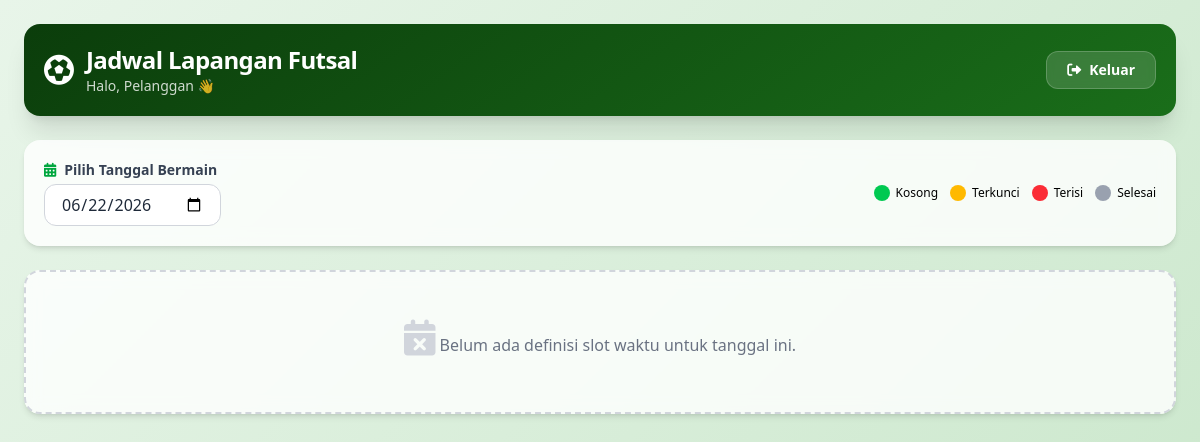
The page /views/jadwal.php on the database as committed earlier.
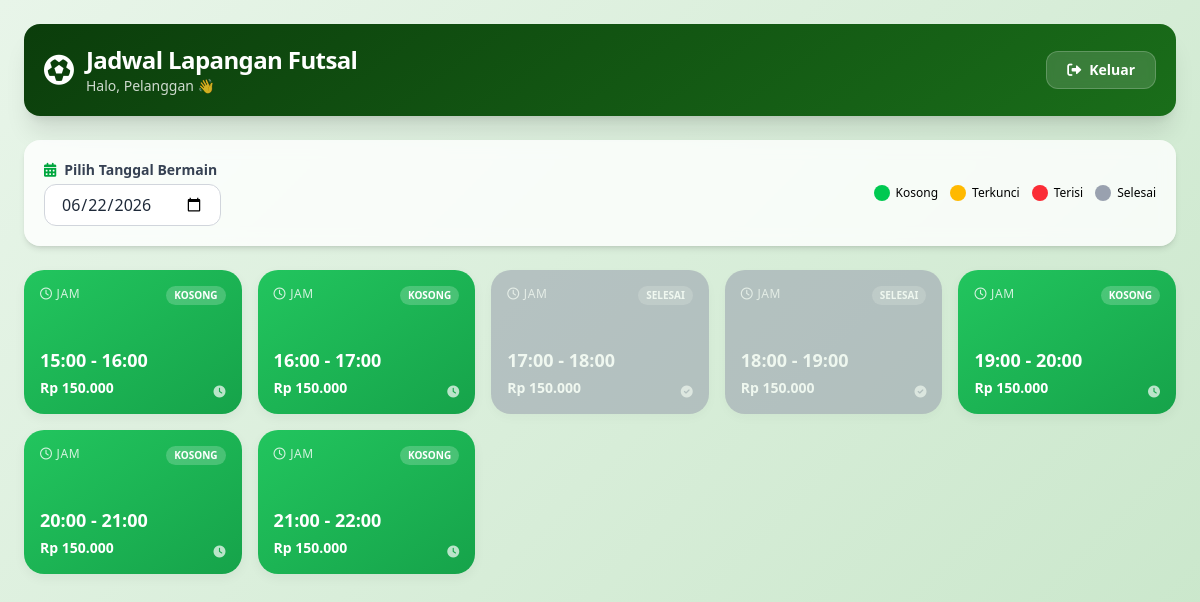
The same page on the database as committed later.
### tables this page shows
CREATE TABLE `slot_waktu` (
  `id_slot` int(11) NOT NULL,
  `id_lapangan` int(11) NOT NULL,
  `tanggal` date NOT NULL,
  `jam_mulai` time NOT NULL,
  `jam_selesai` time NOT NULL,
  `status_slot` enum('kosong','terkunci','terisi') DEFAULT 'kosong',
  `lock_expired_at` datetime DEFAULT NULL,
  `tarif` decimal(10,2) NOT NULL
);

### controllers/BookingController.php (called while the page is built, shortened)
<?php
require_once __DIR__ . '/../repositories/SlotRepository.php';
require_once __DIR__ . '/../services/BookingService.php';
class BookingController {
    private $bookingService;
    public function __construct() {
        $database = new Database();
        $dbConn = $database->getConnection();
        $slotRepo = new SlotRepository($dbConn);
        $bookingRepo = new BookingRepository($dbConn);
        $this->bookingService = new BookingService($slotRepo, $bookingRepo);
    }
    public function lihatJadwal($tanggal) {
        return $this->bookingService->getJadwalPerTanggal($tanggal);
    }
}

### services/BookingService.php (called while the page is built, shortened)
<?php
class BookingService {
    private $slotRepo;
    public function __construct($slotRepository, $bookingRepository) {
        $this->slotRepo = $slotRepository;
    }
    public function getJadwalPerTanggal($tanggal) {
        return $this->slotRepo->findByTanggal($tanggal);
    }
}

### repositories/SlotRepository.php (called while the page is built, shortened)
<?php
class SlotRepository {
    private $db;
    public function __construct($dbConnection) {
        $this->db = $dbConnection;
    }
    public function findByTanggal($tanggal) {
        $query = "SELECT *,
                  CASE
                    WHEN status_slot = 'terisi' AND TIMESTAMP(tanggal, jam_selesai) < NOW() THEN 'selesai'
                    WHEN status_slot = 'terkunci' AND lock_expired_at < NOW() THEN 'kosong'
                    ELSE status_slot
                  END as status_riil
                  FROM slot_waktu
                  WHERE tanggal = :tanggal
                  ORDER BY jam_mulai ASC";
        $stmt = $this->db->prepare($query);
        $stmt->bindParam(":tanggal", $tanggal);
        $stmt->execute();
        return $stmt->fetchAll();
    }
}

### views/jadwal.php (the view, shortened to what this page needs)
<?php
try {
    $bookingController = new BookingController();
    $tanggalPilihan = $_GET['tanggal'] ?? date('Y-m-d');
    $listSlot = $bookingController->lihatJadwal($tanggalPilihan);
} catch (Throwable $e) {
    die("<div style='background:#fee2e2; color:#991b1b; padding:20px; font-family:sans-serif;'>
            <b>ERROR INTERNAL TERTANGKAP:</b><br>" . $e->getMessage() . "
            <br><br><i>Petunjuk: Kemungkinan ada spasi tersembunyi (Non-Breaking Space) di file Controller, Service, atau Repository.</i>
         </div>");
}
?>
<!DOCTYPE html>
<html lang="id">
<head>
    <script src="https://cdn.jsdelivr.net/npm/@tailwindcss/browser@4"></script>
    <link rel="stylesheet" href="https://cdnjs.cloudflare.com/ajax/libs/font-awesome/6.0.0-beta3/css/all.min.css">
</head>
<body class="min-h-screen p-4 md:p-6">
    <div class="max-w-6xl mx-auto">
        <div class="header-gradient rounded-2xl p-5 flex flex-wrap items-center justify-between shadow-xl mb-6 text-white">
            <div class="flex items-center gap-3">
                <i class="fas fa-futbol text-3xl"></i>
                <div>
                    <h1 class="text-2xl font-extrabold tracking-tight">Jadwal Lapangan Futsal</h1>
                    <p class="text-sm opacity-80">Halo, <?php echo htmlspecialchars($_SESSION['nama'] ?? 'Pelanggan'); ?> 👋</p>
                </div>
            </div>
            <a href="logout.php" class="btn-logout px-5 py-2 rounded-xl text-sm font-semibold transition flex items-center gap-2">
                <i class="fas fa-sign-out-alt"></i> Keluar
            </a>
        </div>
        <div class="bg-white/80 backdrop-blur p-5 rounded-2xl shadow-md mb-6 flex flex-wrap items-center justify-between gap-4">
            <div>
                <label class="block text-sm font-semibold text-gray-700 mb-1"><i class="fas fa-calendar-alt text-green-600 mr-2"></i>Pilih Tanggal Bermain</label>
                <form method="GET" action="" id="formTanggal" class="inline">
                    <input type="date" name="tanggal" value="<?php echo $tanggalPilihan; ?>" onchange="document.getElementById('formTanggal').submit();"
                           class="px-4 py-2 border border-gray-300 rounded-xl focus:ring-2 focus:ring-green-500 focus:border-green-500 outline-none text-gray-800 font-medium bg-white">
                </form>
            </div>
            <div class="flex flex-wrap gap-3 text-xs font-medium">
                <div class="flex items-center gap-1.5"><span class="w-4 h-4 rounded-full bg-green-500 block"></span> Kosong</div>
                <div class="flex items-center gap-1.5"><span class="w-4 h-4 rounded-full bg-amber-400 block"></span> Terkunci</div>
                <div class="flex items-center gap-1.5"><span class="w-4 h-4 rounded-full bg-red-500 block"></span> Terisi</div>
                <div class="flex items-center gap-1.5"><span class="w-4 h-4 rounded-full bg-gray-400 block"></span> Selesai</div>
            </div>
        </div>
        <div class="grid grid-cols-2 sm:grid-cols-3 md:grid-cols-4 lg:grid-cols-5 gap-4">
            <?php if (empty($listSlot)): ?>
                <div class="col-span-full bg-white/80 backdrop-blur p-12 rounded-2xl text-center text-gray-500 shadow-md border-2 border-dashed border-gray-300">
                    <i class="fas fa-calendar-times text-4xl text-gray-300 mb-2 block"></i>
                    Belum ada definisi slot waktu untuk tanggal ini.
                </div>
            <?php else: ?>
                <?php foreach ($listSlot as $slot):
                    $statusClass = 'kosong';
                    $statusLabel = 'Kosong';
                    $icon = 'fa-clock';
                    if ($slot->status_riil === 'terkunci') {
                        $statusClass = 'terkunci';
                        $statusLabel = 'Terkunci';
                        $icon = 'fa-lock';
                    } elseif ($slot->status_riil === 'terisi') {
                        $statusClass = 'terisi';
                        $statusLabel = 'Terisi';
                        $icon = 'fa-users';
                    } elseif ($slot->status_riil === 'selesai') {
                        $statusClass = 'selesai';
                        $statusLabel = 'Selesai';
                        $icon = 'fa-check-circle';
                    }
                    $onclick = ($slot->status_riil === 'kosong') ? "window.location.href='formulir_booking.php?id_slot=".$slot->id_slot."'" : "";
                ?>
                    <div <?php if($onclick) echo "onclick=\"$onclick\""; ?>
                         class="slot-card <?php echo $statusClass; ?> p-4 flex flex-col justify-between h-36 <?php echo $onclick ? 'cursor-pointer' : 'cursor-not-allowed'; ?>">
                        <div class="flex justify-between items-start">
                            <span class="text-xs uppercase tracking-wider opacity-80"><i class="far fa-clock mr-1"></i>Jam</span>
                            <span class="text-[10px] bg-white/20 px-2 py-0.5 rounded-full font-bold uppercase"><?php echo $statusLabel; ?></span>
                        </div>
                        <div>
                            <p class="font-bold text-lg">
                                <?php echo date('H:i', strtotime($slot->jam_mulai)) . ' - ' . date('H:i', strtotime($slot->jam_selesai)); ?>
                            </p>
                            <div class="flex justify-between items-end mt-1">
                                <span class="text-sm font-semibold">Rp <?php echo number_format($slot->tarif, 0, ',', '.'); ?></span>
                                <i class="fas <?php echo $icon; ?> text-xs opacity-70"></i>
                            </div>
                        </div>
                    </div>
                <?php endforeach; ?>
            <?php endif; ?>
        </div>
    </div>
</body>
</html>

### views/jadwal.php (style rules this page uses)
body { background: linear-gradient(135deg, #e8f5e9 0%, #c8e6c9 100%); font-family: 'Segoe UI', Tahoma, Geneva, Verdana, sans-serif; }
.slot-card { transition: all 0.2s ease; border-radius: 1.25rem; box-shadow: 0 4px 12px rgba(0,0,0,0.05); }
.slot-card.kosong { background: linear-gradient(145deg, #22c55e, #16a34a); color: white; }
.slot-card.selesai { background: #9ca3af; color: white; opacity: 0.6; }
.header-gradient { background: linear-gradient(145deg, #0b3d0b, #1a6e1a); }
.btn-logout { background: rgba(255,255,255,0.15); backdrop-filter: blur(4px); border: 1px solid rgba(255,255,255,0.2); }

Rows that differ between the two databases and show on the page:
added slot_waktu: statusLabel "KOSONG", jam_mulai "15:00", jam_selesai "16:00", tarif "150.000"
added slot_waktu: statusLabel "KOSONG", jam_mulai "16:00", jam_selesai "17:00", tarif "150.000"
added slot_waktu: statusLabel "SELESAI", jam_mulai "17:00", jam_selesai "18:00", tarif "150.000"
added slot_waktu: statusLabel "SELESAI", jam_mulai "18:00", jam_selesai "19:00", tarif "150.000"
added slot_waktu: statusLabel "KOSONG", jam_mulai "19:00", jam_selesai "20:00", tarif "150.000"
added slot_waktu: statusLabel "KOSONG", jam_mulai "20:00", jam_selesai "21:00", tarif "150.000"
added slot_waktu: statusLabel "KOSONG", jam_mulai "21:00", jam_selesai "22:00", tarif "150.000"
Other text that changed with them:
text no longer shown: "Belum ada definisi slot waktu untuk tanggal ini."
